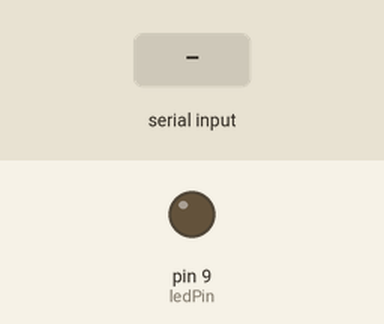
Recording of a sketch running on a simulated Arduino Uno, built with avr-gcc and run on an emulated ATmega328P. Parts: output pins drawn as LEDs (lit = HIGH). The inputs (shaded band) are chosen by the test bench. What the sketch prints to the serial monitor is not drawn.

Above: at 1.2 s.
1.3 s: "0" received over Serial
At 2.5 s:
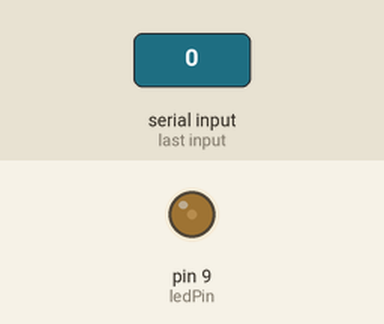
2.8 s: "1" received over the second serial link
At 3.7 s:
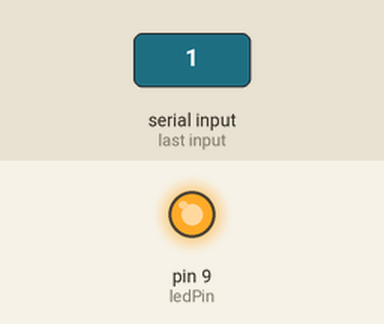
4.3 s: "0" received over the second serial link
At 4.8 s:
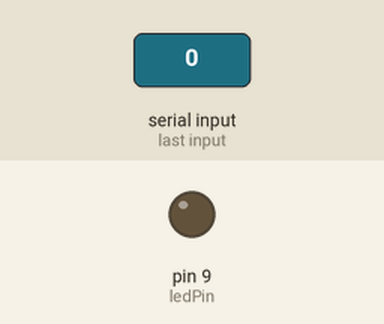
Timing chart, 0 to 7.3 s (numbered marks = the images above; inputs shaded):
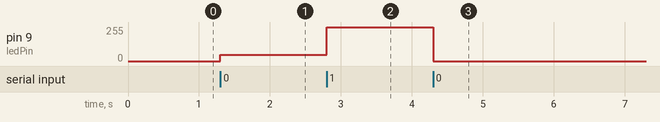

Measured:
- after the input at 1.3 s, pin 9 (ledPin): 0/255 → 48/255 at once
- after the input at 2.8 s, pin 9 (ledPin): 48/255 → 255/255 at once
- after the input at 4.3 s, pin 9 (ledPin): 255/255 → 0/255 at once

The sketch:

Ledonoffthroughapp_arduino_code.ino
```cpp
#include <SoftwareSerial.h>

SoftwareSerial mySerial(0,1);
int dataFromBT;
const int ledPin = 9;
byte brightness;

void setup() {

  Serial.begin(9600);
  Serial.println("LOF Starting...");

  mySerial.begin(9600);
  pinMode(ledPin, OUTPUT);
}

void loop() {
  if (mySerial.available())
    dataFromBT = mySerial.read();

  if (dataFromBT == '0'){
    digitalWrite(ledPin, LOW);
  }

  else if (dataFromBT == '1'){
    digitalWrite(ledPin, HIGH);
  }

  else {
    if(Serial.available()){
      brightness = Serial.read();
      analogWrite(ledPin,brightness);
}
  }
}
```
